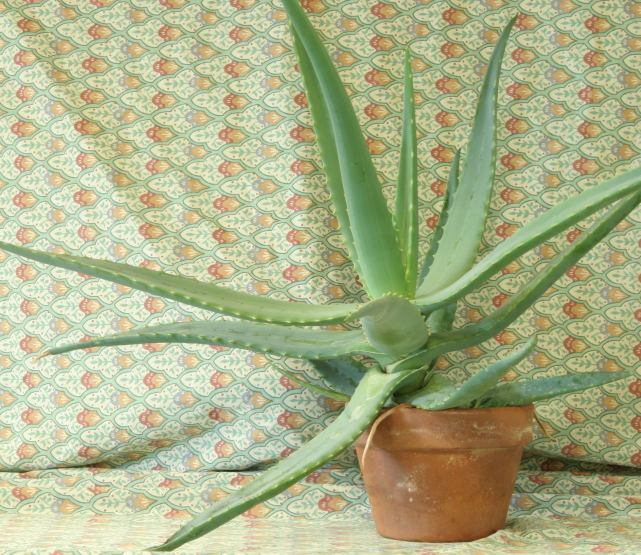
#> input picture stereo/aloeL.jpg, 1282 x 1110 px (shown at 1/2 size)
$ python stereo_match.py
#> lines starting #> are read from the running program, lines starting #| are printed output that depends on the picture
import numpy as np
import cv2

if __name__ == '__main__':
    print('loading images...')
    imgL = cv2.pyrDown( cv2.imread('aloeL.jpg') )  # downscale images for faster processing
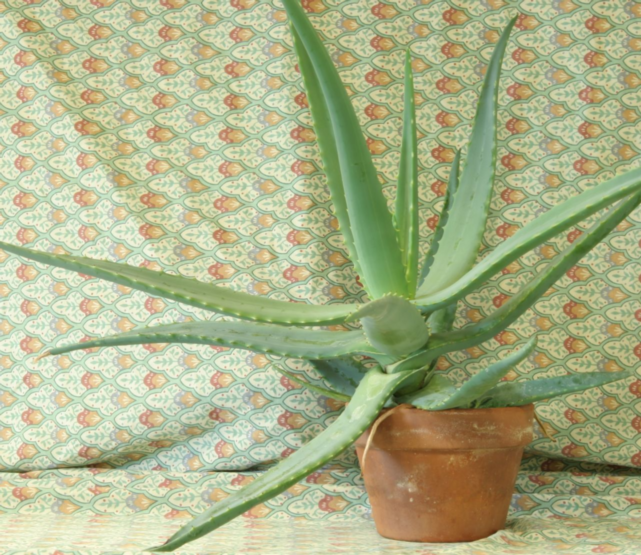
#> imgL: shape (555, 641, 3); mean B, G, R 136.6, 177.2, 171.2
    imgR = cv2.pyrDown( cv2.imread('aloeR.jpg') )
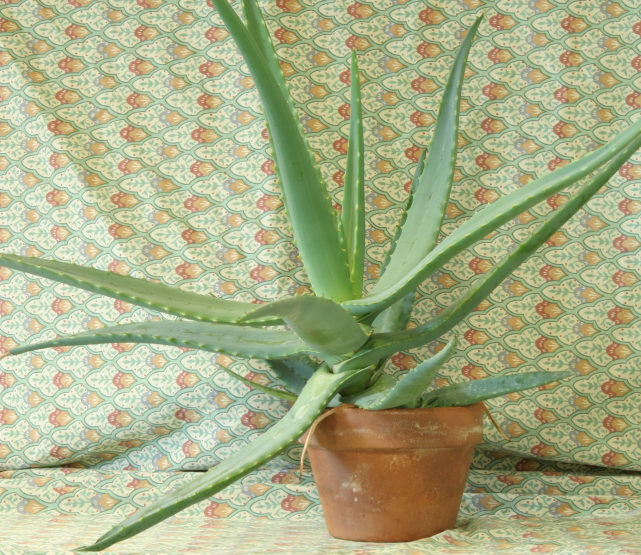
#> input picture stereo/aloeR.jpg, 1282 x 1110 px (shown at 1/2 size)
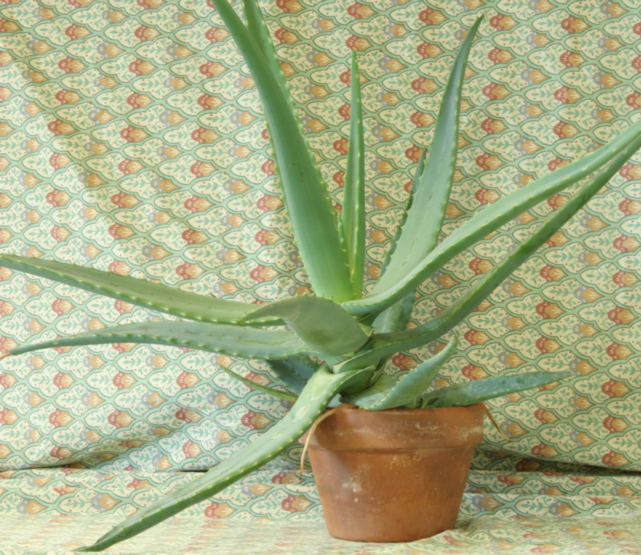
#> imgR: shape (555, 641, 3); mean B, G, R 134.1, 174.2, 168

    # disparity range is tuned for 'aloe' image pair
    window_size = 3
    min_disp = 16
    num_disp = 112-min_disp
    stereo = cv2.StereoSGBM_create(minDisparity = min_disp,
        numDisparities = num_disp,
        blockSize = 16,
        P1 = 8*3*window_size**2,
        P2 = 32*3*window_size**2,
        disp12MaxDiff = 1,
        uniquenessRatio = 10,
        speckleWindowSize = 100,
        speckleRange = 32
    )

    print('computing disparity...')
    disp = stereo.compute(imgL, imgR).astype(np.float32) / 16.0
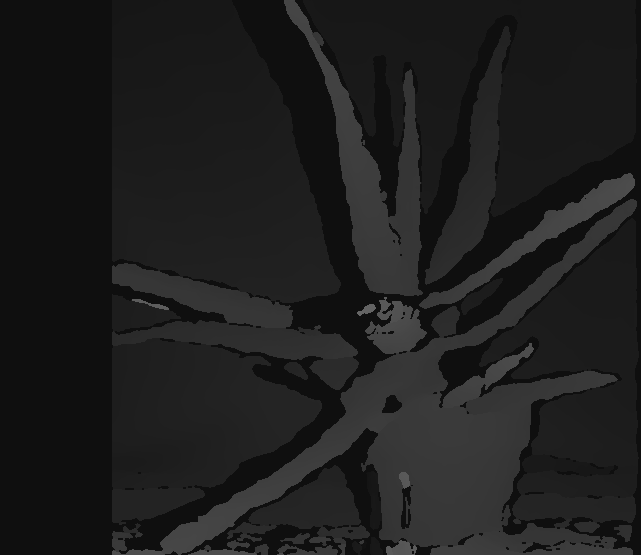
#> disp: shape (555, 641) float32; min 15, max 102.1, mean 29.9

    h, w = imgL.shape[:2]
#> h = 555; w = 641
    f = 0.8*w                          # guess for focal length
#> f = 512.8
    b = w # guessing baseline
#> b = 641
    cv2.imshow('disparity', (disp-min_disp)/num_disp)
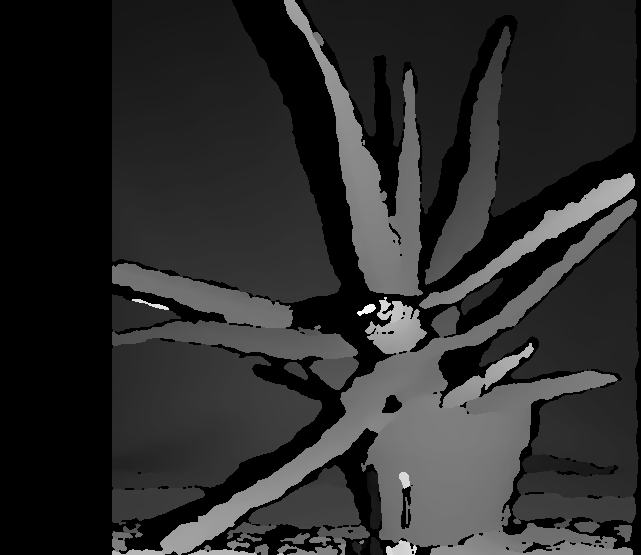
#> window 'disparity': shape (555, 641) float32; min -0.0104, max 0.896, mean 0.145; drawn with min black and max white
    dist = b * f / disp
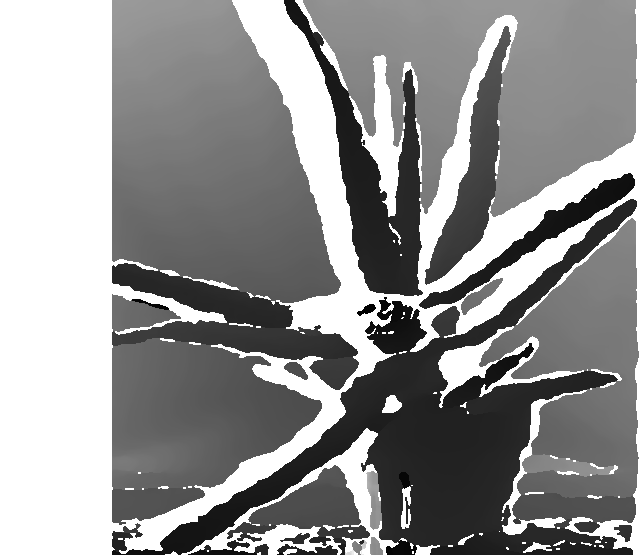
#> dist: shape (555, 641) float32; min 3220.6, max 21913.7, mean 14021.2; drawn with min black and max white
    cv2.imshow('disp', min_disp / disp)
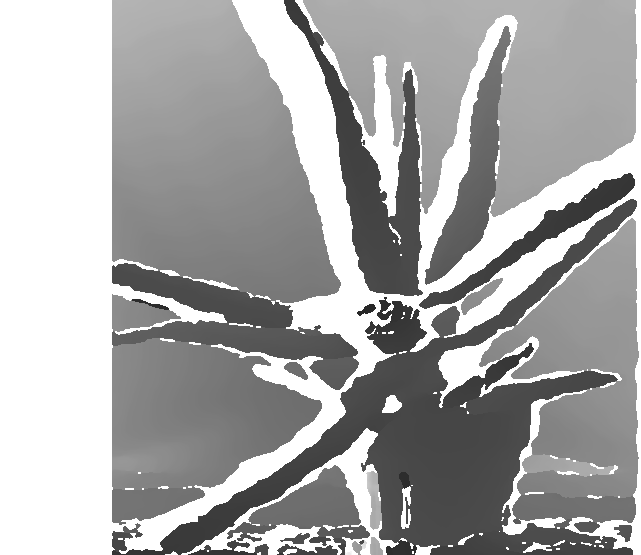
#> window 'disp': shape (555, 641); min 39, max 255, mean 167.8
    cv2.waitKey()
    cv2.destroyAllWindows()
